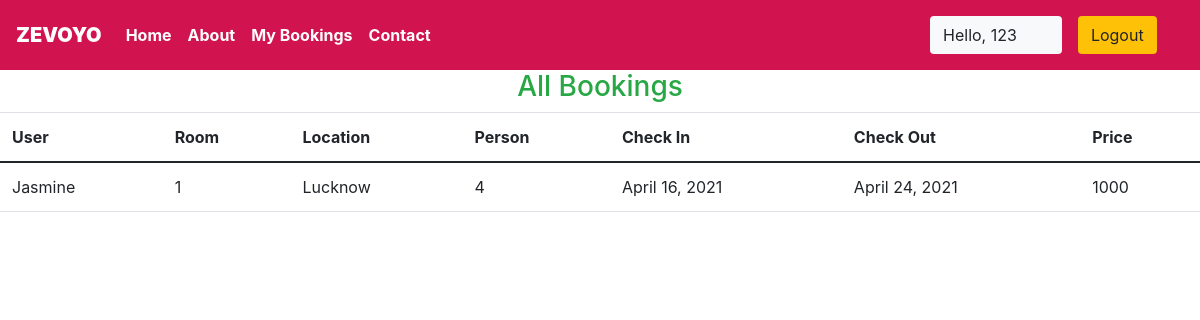
Page /myApp/staff/allbookings/ (signed in) on the earlier database version.
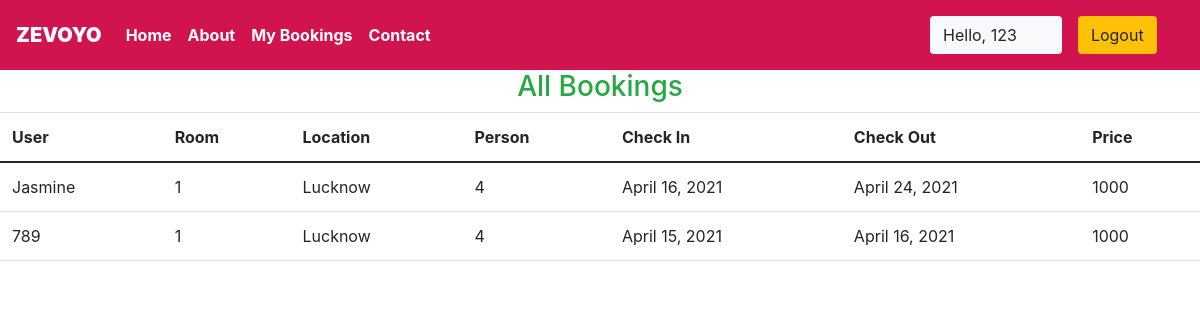
Same page on the later database version.
### myApp/models.py (models this page shows, shortened)
class Reservation(models.Model):
    checkIn = models.DateField(auto_now = False)
    checkOut = models.DateField()
    room = models.ForeignKey(Rooms, on_delete = models.CASCADE)
    guest = models.ForeignKey(User, on_delete = models.CASCADE)
    bookingId = models.CharField(max_length = 100, default = 'null')

class Rooms(models.Model):
    ROOM_STATUS = (
        ('1', 'Available'),
        ('2', 'Not Available')
    )
    ROOM_TYPE = (
        ('1', 'Premimum'),
        ('2', 'Deluxe'),
        ('3', 'Basic')
    )
    roomType = models.CharField(max_length = 50, choices = ROOM_TYPE)
    capacity = models.IntegerField()
    price = models.IntegerField()
    size = models.IntegerField()
    hotel = models.ForeignKey(Hotels, on_delete = models.CASCADE)
    status = models.CharField(choices = ROOM_STATUS, max_length = 15)
    roomNumber = models.IntegerField()

class Hotels(models.Model):
    name = models.CharField(max_length = 30,default="Zevoyo")
    owner = models.CharField(max_length = 30)
    location = models.CharField(max_length = 50)
    city = models.CharField(max_length = 20)
    state = models.CharField(max_length = 15,default="Punjab")
    country = models.CharField(max_length = 20,default="India")

### myApp/views.py (the view)
# urls.py: path('staff/allbookings/', views.allBookings, name = 'allBookings'),
@login_required(login_url = '/staff')
def allBookings(request):
    bookings = Reservation.objects.all()
    if not bookings:
        messages.warning(request, "No bookings found")
    return HttpResponse(render(request, "staff/allBookings.html", {"bookings": bookings}))

### myApp/templates/staff/allBookings.html
{% extends 'basic.html' %} {% block title %} All Bookings {% endblock title %} {% block body %}
<h3 class="text-center text-success">All Bookings</h3>
<table class="table">
    <thead>
        <th>User</th>
        <th>Room</th>
        <th>Location</th>
        <th>Person</th>
        <th>Check In</th>
        <th>Check Out</th>
        <th>Price</th>
    </thead>
    {% for booking in bookings %}
    <tr>
        <td> {{ booking.guest.username }} </td>
        <td> {{ booking.room.roomNumber }} </td>
        <td> {{ booking.room.hotel.location }} </td>
        <td> {{ booking.room.capacity }} </td>
        <td> {{ booking.checkIn }} </td>
        <td> {{ booking.checkOut }} </td>
        <td> {{ booking.room.price }} </td>
    </tr>
    {% endfor %}
</table>
{% endblock body %}

Differences in the rows shown:
added Reservation: guest.username "789", room.roomNumber "1", room.hotel.location "Lucknow", room.capacity "4", checkIn "April 15, 2021", checkOut "April 16, 2021", room.price "1000"
